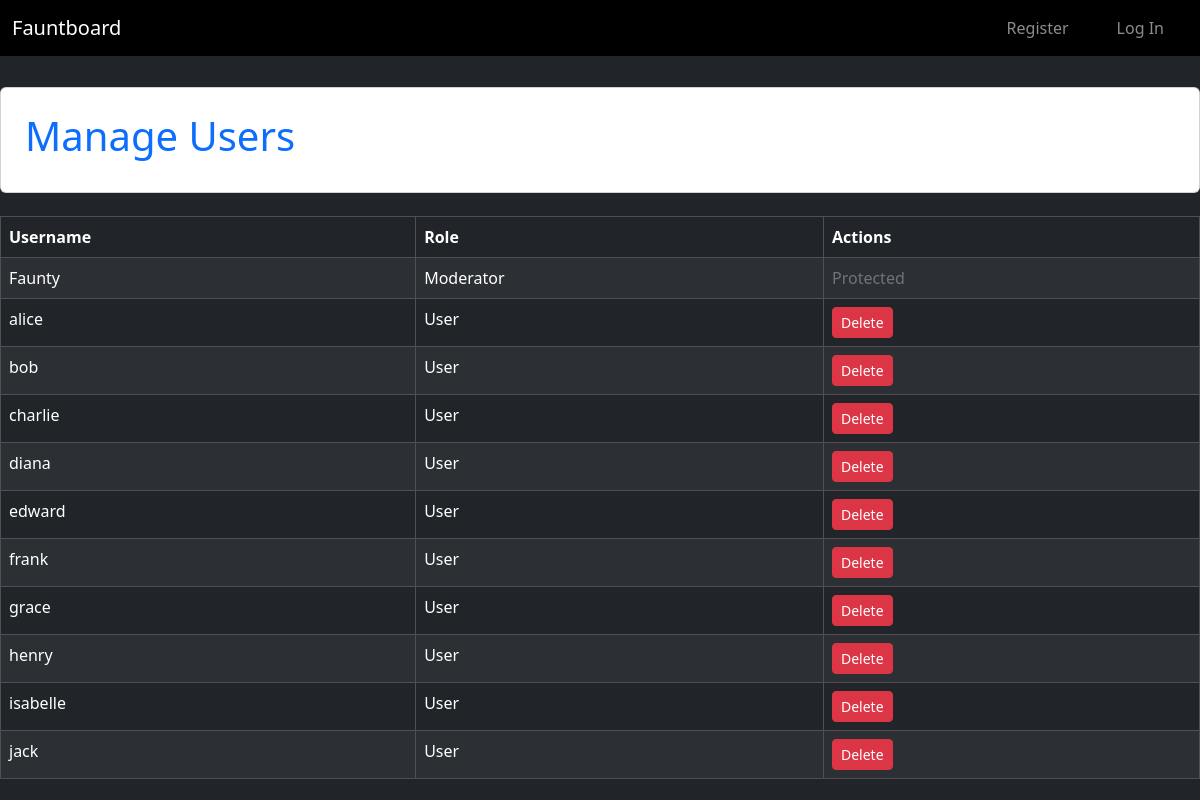
The app's page /moderation/users with its own data.
### tables this page shows
CREATE TABLE users (
    id INTEGER PRIMARY KEY,
    username TEXT UNIQUE NOT NULL,
    password TEXT NOT NULL,
    role TEXT);

### app.py (the view)
@app.route("/moderation/users")
def manage_users():
    db = get_db()
    users = db.execute("SELECT id, username, role FROM users").fetchall()
    return render_template("manage_users.html", users=users)

### app.py (called while the page is built)
def get_db():
    if "db" not in g:
        g.db = sqlite3.connect("database.db")
        g.db.row_factory = sqlite3.Row
    return g.db

@app.before_request
def load_user():
    g.user = None
    if "user_id" in session:
        db = get_db()
        g.user = db.execute(
            "SELECT * FROM users WHERE id = ?",
            (session["user_id"],)
        ).fetchone()

### templates/manage_users.html (shortened to what this page needs)
{% extends 'base.html' %}
{% block content %}
<div class="d-flex justify-content-center align-items-center" style="height: 15vh;">
  <div class="card p-4 bg-white" style="width: 1500px;">
    <h1 class="text-primary">Manage Users</h1>
  </div>
</div>
  <table class="table table-dark table-striped table-bordered mt-3">
    <thead>
      <tr>
        <th>Username</th>
        <th>Role</th>
        <th>Actions</th>
      </tr>
    </thead>
    <tbody>
      {% for user in users %}
      <tr>
        <td>{{ user.username }}</td>
        <td>{{ user.role }}</td>
        <td>
          {% if user.role != 'Moderator' %}
          <a href="{{ url_for('delete_user', user_id=user.id) }}"
             class="btn btn-danger btn-sm">
            Delete
          </a>
          {% else %}
          <span class="text-secondary">Protected</span>
          {% endif %}
        </td>
      </tr>
      {% endfor %}
    </tbody>
  </table>
{% endblock %}

### records on screen
users: username "Faunty", role "Moderator", shows "Protected"
users: username "alice", role "User"
users: username "bob", role "User"
users: username "charlie", role "User"
users: username "diana", role "User"
users: username "edward", role "User"
users: username "frank", role "User"
users: username "grace", role "User"
users: username "henry", role "User"
users: username "isabelle", role "User"
users: username "jack", role "User"
